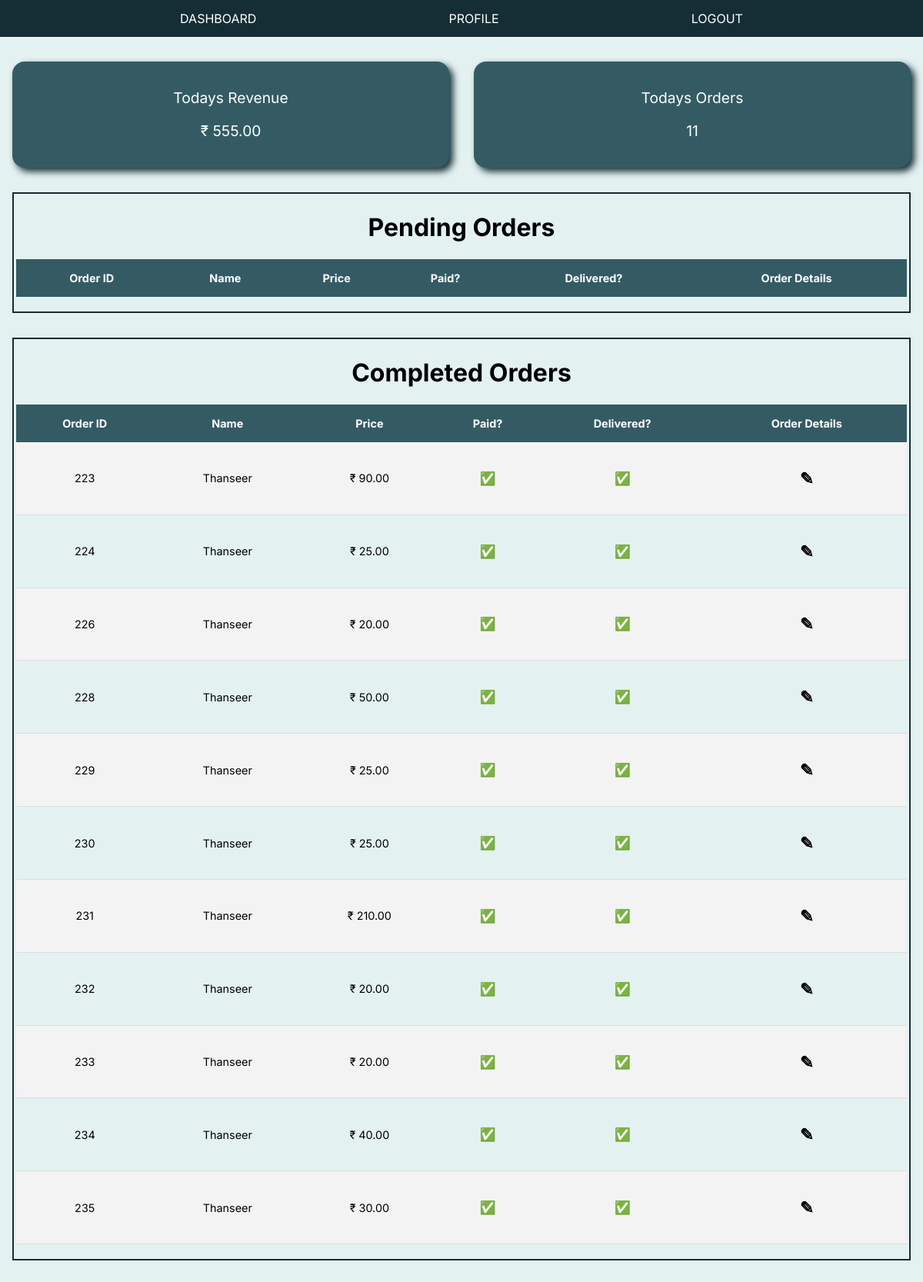
The page /restaurent/dashboard (signed in) on the database its author committed.
### rishabs/models.py (models this page shows, shortened)
class OrderModel(models.Model):
    created_on = models.DateTimeField(auto_now_add=True)
    price = models.DecimalField(max_digits=7, decimal_places=2)
    items = models.ManyToManyField('MenuItem', related_name='order', blank=True)
    order_user = models.ForeignKey(User, related_name='userinfo',on_delete=models.CASCADE)
    is_paid = models.BooleanField(default=False)
    is_delivered = models.BooleanField(default=False)
    feedback = models.CharField(max_length=100,default="")

class User(AbstractUser):
    phone_number = models.CharField(max_length=12, unique=True)
    is_phone_verified = models.BooleanField(default=False)
    otp = models.CharField(max_length=6)
    USERNAME_FIELD = 'phone_number'
    REQUIRED_FIELDS = []
    objects = UserManager()

### restaurent/views.py (the view)
# urls.py: path('dashboard', views.dashboard_view, name="dashboard_view" ),
@login_required(login_url='login_view')
def dashboard_view(request):
    orders = OrderModel.objects.all()
    total_revenue = 0
    for order in orders:
        total_revenue += order.price
    context = {
        'orders':orders,
        'total_revenue':total_revenue,
        'total_orders':len(orders),
    }
    return render(request, 'restaurent/dashboard.html',context)

### restaurent/templates/restaurent/dashboard.html (shortened to what this page needs)
{% extends 'restaurent/layout3.html' %}
{% block content %}
<div class="overview">
    <div class="overview_l">
        <p>Todays Revenue</p>
        <p>&#x20b9; {{ total_revenue }}</p>
    </div>
    <div  class="overview_r">
        <p>Todays Orders</p>
        <p>{{ total_orders }}</p>
    </div>
</div>
<div class="table-box">
    <div>
        <h1>Pending Orders</h1>
    </div>
    <div class="box">
        <table class="styled-table">
            <thead>
                <tr>
                    <th>Order ID</th>
                    <th>Name</th>
                    <th>Price</th>
                    <th>Paid?</th>
                    <th>Delivered?</th>
                    <th>Order Details</th>
                </tr>
            </thead>
        </table>
    </div>
</div>
<div class="table-box">
    <div>
        <h1>Completed Orders</h1>
    </div>
    <div class="box">
        <table class="styled-table">
            <thead>
                <tr>
                    <th>Order ID</th>
                    <th>Name</th>
                    <th>Price</th>
                    <th>Paid?</th>
                    <th>Delivered?</th>
                    <th>Order Details</th>
                </tr>
            </thead>
            <tbody>
                {% for order in orders %}
                    {% if order.is_delivered %}
                        <tr>
                            <td>{{ order.pk }}</td>
                            <td>{{ order.order_user.username }}</td>
                            <td>&#x20b9; {{ order.price }}</td>
                            {% if order.is_paid %}
                                <td><h3>&#x2705;</h3></td>
                            {% else %}
                                <td><h3>&#10060;</h3></td>
                            {% endif %}
                            {% if order.is_delivered %}
                                <td><h3>&#x2705;</h3></td>
                            {% else %}
                                <td><h3>&#10060;</h3></td>
                            {% endif %}
                            <td class>
                                <h2><a class="order-s" href="{% url 'order_details' order.pk %}">&#9998;</a></h2>
                            </td>
                        </tr>
                    {% endif %}
            {% endfor %}
            </tbody>
        </table>
    </div>
</div>
{% endblock %}

### restaurent/static/css/dash.css (style rules this page uses)
* { font-family: "Inter"; }
body { margin: 0px; background-color: #e4f1f1; }
.overview { margin-top: 1rem; display: flex; flex-direction: row; }
.overview_l,.overview_r { width: 50%; background-color: #345B63; box-shadow: 5px 5px 10px #152D35; color: white; margin: 1rem; padding: 1rem; font-size: 1.2rem; border-radius: 1rem; }
.table-box { padding: 0.2rem; margin: 1rem; border: 2px solid #152D35; }
.styled-table { border-collapse: collapse; margin: 1rem 0; font-size: 0.9em; width: 100%; }
.styled-table thead tr { background-color: #345B63; color: white; text-align: center; }
.styled-table th, .styled-table td { padding: 1rem 0.5rem; }
.styled-table tbody tr { border-bottom: 1px solid #dddddd; }
.styled-table tbody tr:nth-of-type(odd) { background-color: #f3f3f3; }
.order-s:link { text-decoration: none; color: black; }

### rows shown on the page
OrderModel: pk "223", order_user.username "Thanseer", price "90.00"
OrderModel: pk "224", order_user.username "Thanseer", price "25.00"
OrderModel: pk "226", order_user.username "Thanseer", price "20.00"
OrderModel: pk "228", order_user.username "Thanseer", price "50.00"
OrderModel: pk "229", order_user.username "Thanseer", price "25.00"
OrderModel: pk "230", order_user.username "Thanseer", price "25.00"
OrderModel: pk "231", order_user.username "Thanseer", price "210.00"
OrderModel: pk "232", order_user.username "Thanseer", price "20.00"
OrderModel: pk "233", order_user.username "Thanseer", price "20.00"
OrderModel: pk "234", order_user.username "Thanseer", price "40.00"
OrderModel: pk "235", order_user.username "Thanseer", price "30.00"

### other values the page prints
{{ total_revenue }} "555.00"
{{ total_orders }} "11"
